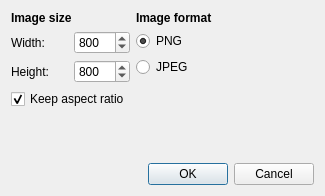
<?xml version="1.0" encoding="UTF-8"?>
<ui version="4.0">
 <class>ImageSaveDialog</class>
 <widget class="QDialog" name="ImageSaveDialog">
  <property name="geometry">
   <rect>
    <x>0</x>
    <y>0</y>
    <width>325</width>
    <height>196</height>
   </rect>
  </property>
  <property name="windowTitle">
   <string>Save image</string>
  </property>
  <layout class="QVBoxLayout" name="verticalLayout_3">
   <item>
    <layout class="QFormLayout" name="formLayout">
     <item row="0" column="0">
      <widget class="QLabel" name="label">
       <property name="font">
        <font>
         <weight>75</weight>
         <bold>true</bold>
        </font>
       </property>
       <property name="text">
        <string>Image size</string>
       </property>
      </widget>
     </item>
     <item row="0" column="1">
      <widget class="QLabel" name="label_2">
       <property name="font">
        <font>
         <weight>75</weight>
         <bold>true</bold>
        </font>
       </property>
       <property name="text">
        <string>Image format</string>
       </property>
      </widget>
     </item>
     <item row="1" column="0">
      <layout class="QVBoxLayout" name="verticalLayout">
       <item>
        <layout class="QHBoxLayout" name="horizontalLayout_2">
         <item>
          <widget class="QLabel" name="label_3">
           <property name="text">
            <string>Width:</string>
           </property>
          </widget>
         </item>
         <item>
          <widget class="QSpinBox" name="widthSpin">
           <property name="minimum">
            <number>1</number>
           </property>
           <property name="maximum">
            <number>9999</number>
           </property>
           <property name="value">
            <number>800</number>
           </property>
          </widget>
         </item>
        </layout>
       </item>
       <item>
        <layout class="QHBoxLayout" name="horizontalLayout">
         <item>
          <widget class="QLabel" name="label_4">
           <property name="text">
            <string>Height:</string>
           </property>
          </widget>
         </item>
         <item>
          <widget class="QSpinBox" name="heightSpin">
           <property name="minimum">
            <number>1</number>
           </property>
           <property name="maximum">
            <number>9999</number>
           </property>
           <property name="value">
            <number>800</number>
           </property>
          </widget>
         </item>
        </layout>
       </item>
       <item>
        <widget class="QCheckBox" name="keepAspectCheck">
         <property name="enabled">
          <bool>true</bool>
         </property>
         <property name="text">
          <string>Keep aspect ratio</string>
         </property>
         <property name="checked">
          <bool>true</bool>
         </property>
        </widget>
       </item>
      </layout>
     </item>
     <item row="1" column="1">
      <layout class="QVBoxLayout" name="verticalLayout_2">
       <item>
        <widget class="QRadioButton" name="pngRadio">
         <property name="text">
          <string>PNG</string>
         </property>
         <property name="checked">
          <bool>true</bool>
         </property>
        </widget>
       </item>
       <item>
        <widget class="QRadioButton" name="jpegRadio">
         <property name="text">
          <string>JPEG</string>
         </property>
        </widget>
       </item>
      </layout>
     </item>
    </layout>
   </item>
   <item>
    <widget class="QDialogButtonBox" name="buttonBox">
     <property name="orientation">
      <enum>Qt::Horizontal</enum>
     </property>
     <property name="standardButtons">
      <set>QDialogButtonBox::Cancel|QDialogButtonBox::Ok</set>
     </property>
    </widget>
   </item>
  </layout>
 </widget>
 <tabstops>
  <tabstop>widthSpin</tabstop>
  <tabstop>heightSpin</tabstop>
  <tabstop>keepAspectCheck</tabstop>
  <tabstop>pngRadio</tabstop>
  <tabstop>jpegRadio</tabstop>
  <tabstop>buttonBox</tabstop>
 </tabstops>
 <resources/>
 <connections>
  <connection>
   <sender>buttonBox</sender>
   <signal>accepted()</signal>
   <receiver>ImageSaveDialog</receiver>
   <slot>accept()</slot>
   <hints>
    <hint type="sourcelabel">
     <x>248</x>
     <y>254</y>
    </hint>
    <hint type="destinationlabel">
     <x>157</x>
     <y>274</y>
    </hint>
   </hints>
  </connection>
  <connection>
   <sender>buttonBox</sender>
   <signal>rejected()</signal>
   <receiver>ImageSaveDialog</receiver>
   <slot>reject()</slot>
   <hints>
    <hint type="sourcelabel">
     <x>316</x>
     <y>260</y>
    </hint>
    <hint type="destinationlabel">
     <x>286</x>
     <y>274</y>
    </hint>
   </hints>
  </connection>
 </connections>
</ui>
